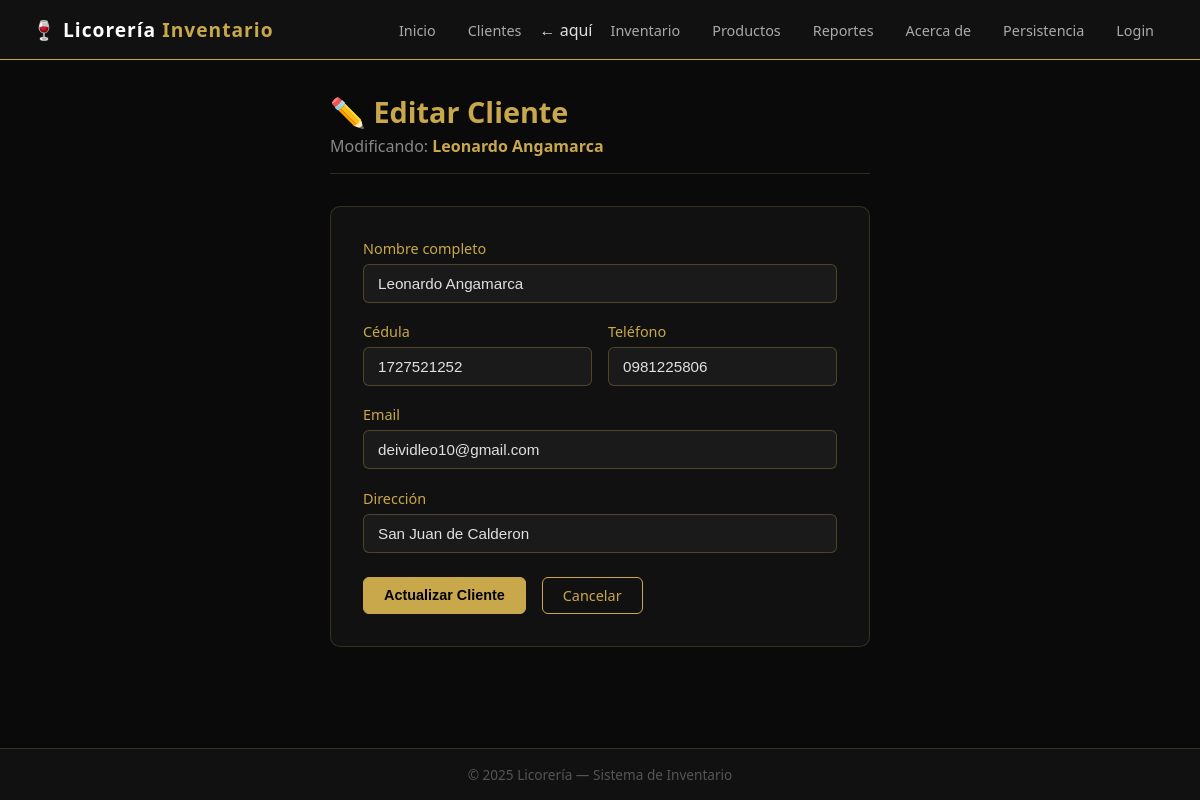
/clientes/editar/1, run on the app's committed database.
### app.py (models this page shows, shortened)
class Cliente(db.Model):
    __tablename__ = 'clientes'
    id = db.Column(db.Integer, primary_key=True)
    nombre = db.Column(db.String(100), nullable=False)
    cedula    = db.Column(db.String(20),  nullable=False, unique=True)
    telefono  = db.Column(db.String(20),  nullable=True)
    email     = db.Column(db.String(100), nullable=True)
    direccion = db.Column(db.String(200), nullable=True)
    ventas = db.relationship('Venta', backref='cliente', lazy=True)

### app.py (the view, shortened to what this page needs)
@app.route('/clientes/editar/<int:id>', methods=['GET', 'POST'])
def editar_cliente(id):
    cliente = Cliente.query.get_or_404(id)
    return render_template('editar_cliente.html', cliente=cliente)

### templates/editar_cliente.html (shortened to what this page needs)
{% extends 'base.html' %}
{% block content %}
<div class="page-header">
  <h1>✏️ Editar Cliente</h1>
  <p>Modificando: <strong style="color:#c9a84c">{{ cliente.nombre }}</strong></p>
</div>
<div class="form-card">
  <form method="POST" novalidate>
    <div class="form-group">
      <label>Nombre completo</label>
      <input type="text" name="nombre" class="form-control"
             value="{{ cliente.nombre }}" required>
    </div>
    <div class="form-row">
      <div class="form-group">
        <label>Cédula</label>
        <input type="text" name="cedula" class="form-control"
               value="{{ cliente.cedula }}" required>
      </div>
      <div class="form-group">
        <label>Teléfono</label>
        <input type="text" name="telefono" class="form-control"
               value="{{ cliente.telefono or '' }}">
      </div>
    </div>
    <div class="form-group">
      <label>Email</label>
      <input type="email" name="email" class="form-control"
             value="{{ cliente.email or '' }}">
    </div>
    <div class="form-group">
      <label>Dirección</label>
      <input type="text" name="direccion" class="form-control"
             value="{{ cliente.direccion or '' }}">
    </div>
    <div class="form-actions">
      <button type="submit" class="btn btn-primary">Actualizar Cliente</button>
      <a href="{{ url_for('clientes') }}" class="btn">Cancelar</a>
    </div>
  </form>
</div>
{% endblock %}

### static/style.css (style rules this page uses)
* { margin: 0; padding: 0; box-sizing: border-box; }
body { font-family: 'Segoe UI', sans-serif; background-color: #0a0a0a; color: #e0e0e0; min-height: 100vh; display: flex; flex-direction: column; }
.page-header { margin-bottom: 2rem; border-bottom: 1px solid rgba(201, 168, 76, 0.2); padding-bottom: 1rem; }
.page-header h1 { font-size: 1.8rem; color: #c9a84c; }
.page-header p { color: #888; margin-top: 4px; }
.btn { display: inline-block; padding: 8px 20px; background: transparent; border: 1px solid #c9a84c; color: #c9a84c; border-radius: 6px; text-decoration: none; font-size: 0.9rem; transition: all 0.2s; }
.form-card { background: #111; border: 1px solid rgba(201, 168, 76, 0.2); border-radius: 10px; padding: 2rem; max-width: 700px; }
.form-group { margin-bottom: 1.2rem; display: flex; flex-direction: column; gap: 6px; }
.form-group label { color: #c9a84c; font-size: 0.9rem; }
.form-control { background: #1a1a1a; border: 1px solid rgba(201, 168, 76, 0.3); border-radius: 6px; color: #e0e0e0; padding: 10px 14px; font-size: 0.95rem; transition: border-color 0.2s; width: 100%; }
.form-row { display: grid; grid-template-columns: 1fr 1fr; gap: 1rem; }
.form-actions { display: flex; gap: 1rem; margin-top: 1.5rem; }
.btn-primary { background: #c9a84c; color: #000; border-color: #c9a84c; font-weight: 600; }

### data on the page
Cliente: nombre "Leonardo Angamarca", cedula "1727521252", telefono "0981225806", email "deividleo10@gmail.com", direccion "San Juan de Calderon"
